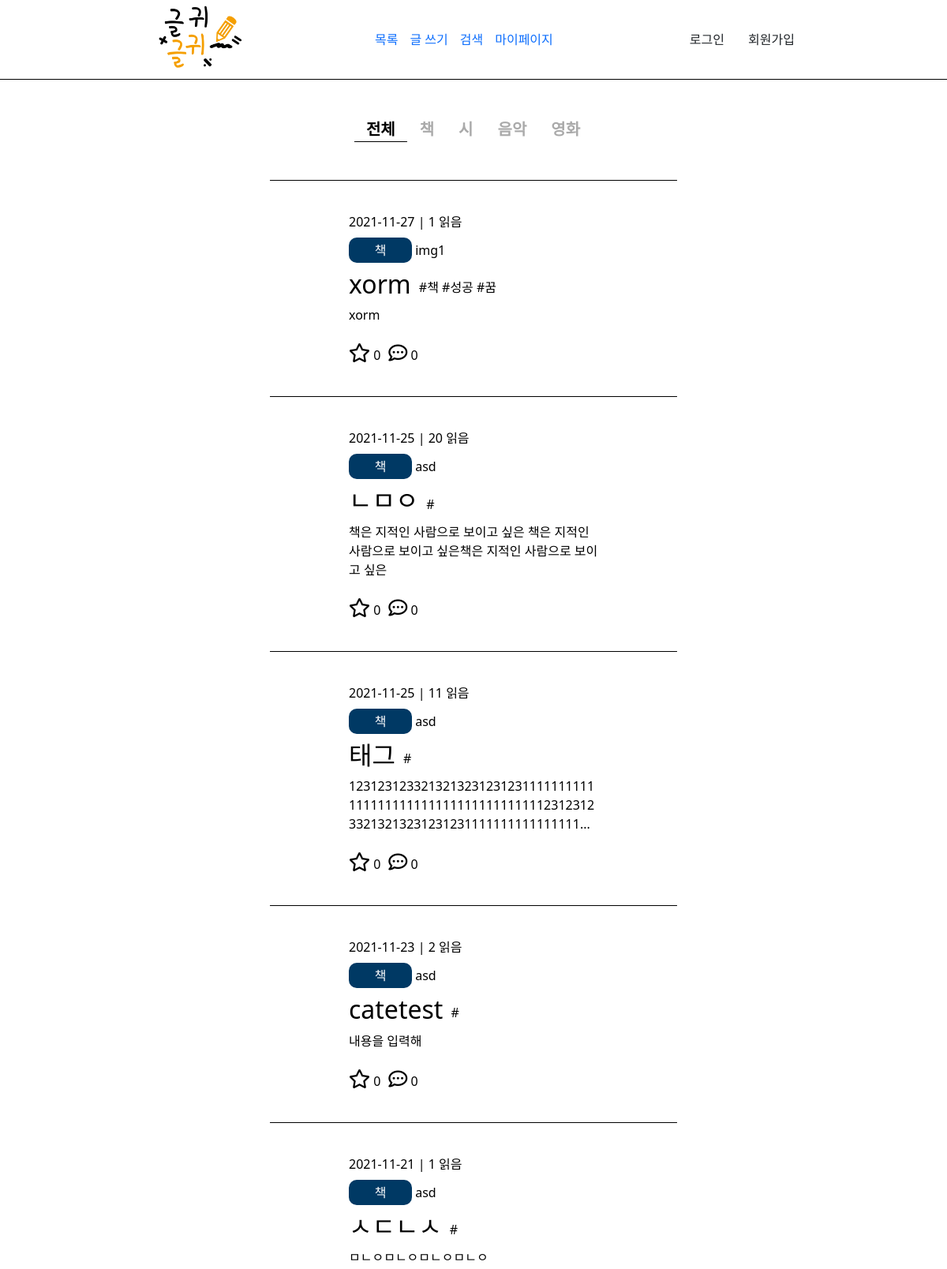
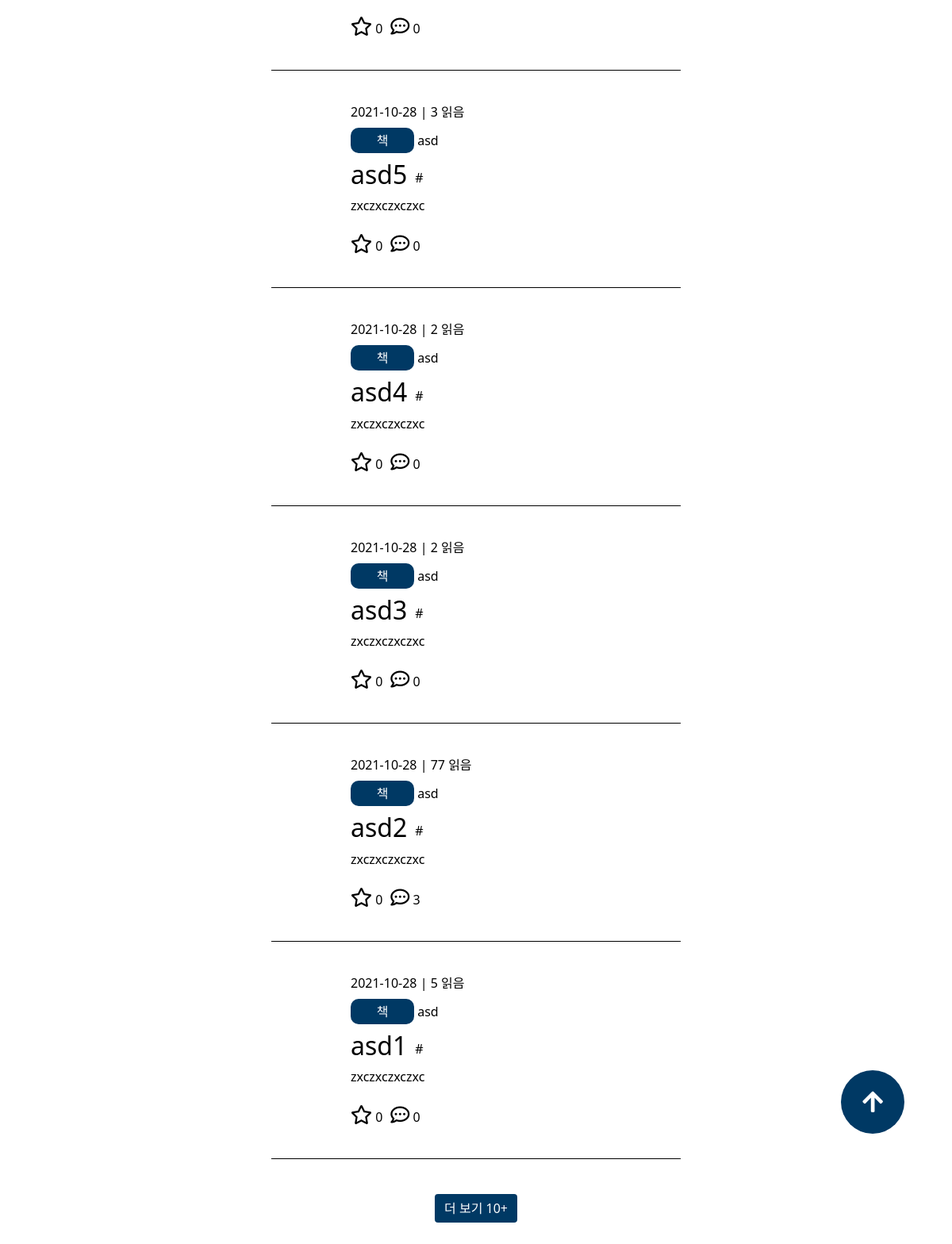
Page /list on the committed database (2 pictures, top to bottom).
### tables this page shows
CREATE TABLE `list` (
  `id` int(11) NOT NULL,
  `title` varchar(100) NOT NULL,
  `content` varchar(400) NOT NULL,
  `copy` varchar(50) NOT NULL,
  `cate` varchar(100) NOT NULL,
  `tag` varchar(200) DEFAULT NULL,
  `writer` varchar(50) NOT NULL,
  `writedate` datetime NOT NULL DEFAULT current_timestamp(),
  `viewcnt` int(10) NOT NULL DEFAULT 0,
  `sug` int(10) NOT NULL DEFAULT 0,
  `recnt` int(10) NOT NULL DEFAULT 0
);

### src/helper.php (called while the page is built, shortened)
<?php
    function view($page, $list = [], $list1 = [], $list2 = []) {
        require VIEW."/header.php";
        require VIEW."/$page.php";
        exit;
    }

### src/Controller/ViewController.php (called while the page is built, shortened)
<?php
    class ViewController {
        static function list() {
            $list = DB::fetchAll("SELECT * FROM list ORDER BY id DESC LIMIT 0, 10");
            view('list', $list);
        }
    }

### src/web.php (called while the page is built, shortened)
<?php
    Route::start();

### public/index.php (called while the page is built, shortened)
<?php
    require SRC."/helper.php";
    require SRC."/web.php";

### src/App/DB.php (called while the page is built, shortened)
<?php
    class DB {
        static $db = null;
        static function getDB() {
            if(self::$db == null) {
                self::$db = new \PDO("mysql:host=localhost; dbname=geulgwi; charset=utf8mb4", "root", "", [
                    19=>5,
                    3=>2
                ]);
            }
            return self::$db;
        }
        static function query($sql, $data = []) {
            $q = self::getDB()->prepare($sql, $data);
            $q->execute($data);
            return $q;
        }
        static function fetchAll($sql, $data = []) {
            return self::query($sql, $data)->fetchAll();
        }
    }

### src/View/list.php (the view, shortened to what this page needs)
    <header>
        <div class="box">
            <div class="logo">
                <a href="/"><img src="./resource/img/logo.png" alt="로고" title="로고"></a>
            </div>
            <nav>
                <ul style="margin: 0; padding: 0;">
                    <li><a href="/list">목록</a></li>
                    <li><a href="/write">글 쓰기</a></li>
                    <li><a href="/search">검색</a></li>
                    <li><a href="/mypage">마이페이지</a></li>
                </ul>
            </nav>
            <div class="ect">
                <?php if(isset($_SESSION['user'])) : ?>
                    <a href="/logout" class="btn logout">로그아웃</a>
                    <a href="/mypage" class="btn"><?= $_SESSION['user']->id ?></a>
                <?php else : ?>
                    <a href="/login" class="btn login">로그인</a>
                    <a href="/register" class="btn register">회원가입</a>
                <?php endif; ?>
            </div>
        </div>
    </header>
    <section>
        <div class="container" id="list">
            <div class="cate my-5">
                <div class="cates act">전체</div>
                <div class="cates">책</div>
                <div class="cates">시</div>
                <div class="cates">음악</div>
                <div class="cates">영화</div>
            </div>
            <div class="list mb-5">
                <?php foreach($list as $item) : ?>
                    <div class="item">
                        <a href="/view?id=<?= $item->id ?>" target="_blank">
                            <div class="info">
                                <?= explode(" ", $item->writedate)[0] ?> | <?= $item->viewcnt ?> 읽음
                            </div>
                            <div class="cateinfo my-2">
                                <span class="pan"><?= $item->cate ?></span> <?= $item->writer ?>
                            </div>
                            <div style="display:flex; align-items:center;">
                                <h2 style="margin-right:10px"><?= $item->title ?></h2>
                                <?php
                                    $arr = explode(",", preg_replace("/\s+/","",$item->tag));
                                    foreach($arr as $a) {
                                        echo "#".$a." ";
                                    }
                                ?>
                            </div>
                            <p style="word-break:break-all;">
                                <?php
                                    echo mb_strlen($item->content, "UTF-8") > 100 ? substr($item->content, 0, 100)."..." : $item->content;
                                ?>
                            </p>
                            <div class="jab mt-4">
                                <div class="good">
                                    <i style="font-size:24px;" class="far fa-star"></i>
                                    <?= $item->sug ?>
                                </div>
                                <div class="coment" style="margin-left:10px;">
                                    <i style="font-size:24px;" class="far fa-comment-dots"></i>
                                    <?= $item->recnt ?>
                                </div>
                            </div>
                        </a>
                    </div>
                <?php endforeach; ?>
            </div>
            <button class="btn btn-primary more mb-5">더 보기 10+</button>
            <div class="upbtn"><i class="fas fa-arrow-up"></i></div>
        </div>
    </section>
</body>
</html>

### src/App/Route.php (shortened to what this page needs)
<?php
    class Route {
        static $pages = [];
        static function __callStatic($name, $arg) {
            if(strtolower($_SERVER['REQUEST_METHOD']) == $name) {
                self::$pages[] = $arg;
            }
        }
        static function start() {
            $url = explode("?", $_SERVER['REQUEST_URI'])[0];
            foreach(self::$pages as $page) {
                if($url == $page[0]) {
                    $action = explode("@", $page[1]);
                    $con = new $conName();
                    $con->{$action[1]}();
                    exit;
                }
            }
        }
    }

### public/resource/css/style.css (style rules this page uses)
* { margin: 0; padding: 0; box-sizing: border-box; }
ul, li { list-style: none; }
a, a:hover { text-decoration: none; }
header { border-bottom: 1px solid #000; }
header .box { margin: 0 auto; width: 70%; display: flex; align-items: center; justify-content: space-between; }
header .logo img { width: 150px; height: 100px; object-fit: cover; }
header ul { display: flex; }
header ul li:not(li:nth-child(5)) { margin-right: 15px; }
#list { position: relative; padding-bottom: 80px; }
#list .cate { display: flex; justify-content: center; }
#list .cate div { padding: 0 15px; margin-right: 1px; font-size: 20px; color: #aaa; font-weight: bold; cursor: pointer; }
#list .cate div.act { color: #000; border-bottom: 1px solid #000; }
#list .list .item { padding: 40px 100px; margin: 0 300px; border-bottom: 1px solid #000; color: #000; }
#list .list .item a { color: #000; }
#list .list .item:nth-child(1) { border-top: 1px solid #000; }
#list .list .pan { display: inline-block; padding: 4px 12px; border-radius: 10px; min-width: 80px; text-align: center; color: #fff; background: #003964; }
#list .jab { display: flex; }
.upbtn { width: 80px; height: 80px; border-radius: 50%; background: #003964; color: #fff; font-size: 30px; display: flex; align-items: center; justify-content: center; position: fixed; right: 5%; bottom: 5%; cursor: pointer; }
.more { background-color: #003964; border: none; margin: 0 auto; position: absolute; bottom: 0%; left: 50%; transform: translateX(-50%); }

### rows in the picture
list: writedate "2021-11-27", viewcnt "1", cate "책", writer "img1", title "xorm", tag "책", tag "성공", tag "꿈", content "xorm", sug "0", recnt "0"
list: writedate "2021-11-25", viewcnt "20", cate "책", writer "asd", title "ㄴㅁㅇ", content "책은 지적인 사람으로 보이고 싶은 책은 지적인 사람으로 보이고 싶은책은 지적인 사람으로 보이고 싶은", sug "0", recnt "0"
list: writedate "2021-11-25", viewcnt "11", cate "책", writer "asd", title "태그", content "1231231233213213231231231111111111111111111111111111111111111231231233213213231231231111111111111111", sug "0", recnt "0"
list: writedate "2021-11-23", viewcnt "2", cate "책", writer "asd", title "catetest", content "내용을 입력해", sug "0", recnt "0"
list: writedate "2021-11-21", viewcnt "1", cate "책", writer "asd", title "ㅅㄷㄴㅅ", content "ㅁㄴㅇㅁㄴㅇㅁㄴㅇㅁㄴㅇ", sug "0", recnt "0"
list: writedate "2021-10-28", viewcnt "3", cate "책", writer "asd", title "asd5", content "zxczxczxczxc", sug "0", recnt "0"
list: writedate "2021-10-28", viewcnt "2", cate "책", writer "asd", title "asd4", content "zxczxczxczxc", sug "0", recnt "0"
list: writedate "2021-10-28", viewcnt "2", cate "책", writer "asd", title "asd3", content "zxczxczxczxc", sug "0", recnt "0"
list: writedate "2021-10-28", viewcnt "77", cate "책", writer "asd", title "asd2", content "zxczxczxczxc", sug "0", recnt "3"
list: writedate "2021-10-28", viewcnt "5", cate "책", writer "asd", title "asd1", content "zxczxczxczxc", sug "0", recnt "0"
